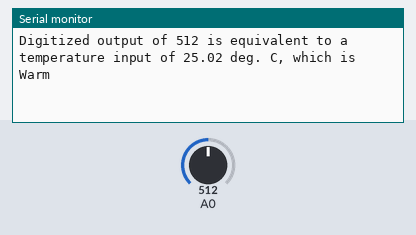
A program run on a simulated ESP8266 (Wemos D1 mini). Shown: the last lines printed to the serial monitor. The test bench sets the inputs (shaded band); at power-on: A0 = 512.

Above: at 2.8 s.
2.9 s: A0 set to 716
At 4.4 s:
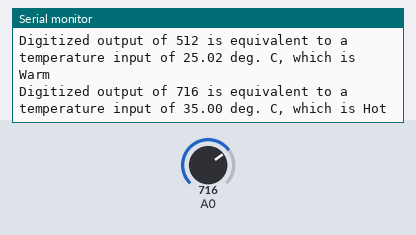
7.5 s: A0 set to 900
At 8.9 s:
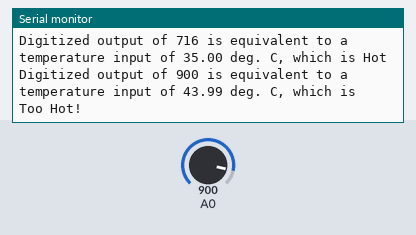
11.5 s: A0 set to 511
At 13.3 s:
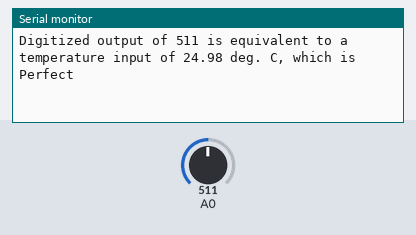
15.5 s: A0 set to 306
At 16.6 s:
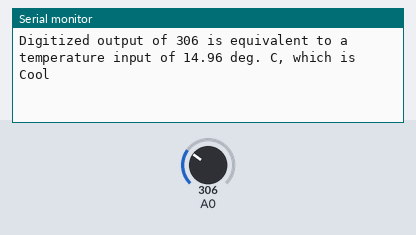
19.5 s: A0 set to 122
At 21.0 s:
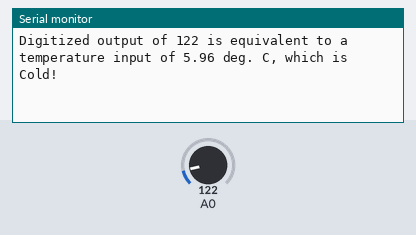

The program:

main.cpp
```cpp
/*
 * Statement of Authorship:
 * I, Joshi Prachi , student number 0316555, certify that this
 * material is my original work. No other person's work has been
 * used without due acknowledgement
 */
#include <Arduino.h>

void setup() {
  // configure the USB serial monitor
  Serial.begin(115200);
}

void loop() {
  int iVal;
  float fTemp;
  String sJudgement;

  // read digitized value from the D1 Mini's A/D convertor
  iVal = analogRead(A0);
  if (iVal > 1023) iVal = 1023;   // ESP8266 can return 1024

  // scale 0-1023 into 0-50 deg. C
  fTemp = iVal * 50.0 / 1023.0;

  // decide the judgement
  if (fTemp < 10)       sJudgement = "Cold!";
  else if (fTemp < 15)  sJudgement = "Cool";
  else if (fTemp < 25)  sJudgement = "Perfect";
  else if (fTemp < 30)  sJudgement = "Warm";
  else if (fTemp < 35)  sJudgement = "Hot";
  else                  sJudgement = "Too Hot!";

  // print to the USB port
  Serial.println("Digitized output of " + String(iVal) +
                 " is equivalent to a temperature input of " + String(fTemp, 2) +
                 " deg. C, which is " + sJudgement);

  // wait 2 seconds
  delay(2000);
}
```

Measured:
- after the input at 2.9 s, the serial monitor: prints a new line after 1.1 s (image 1)
- after the input at 7.5 s, the serial monitor: prints a new line after 0.51 s (image 2)
- after the input at 11.5 s, the serial monitor: prints a new line after 0.52 s (image 3)
- after the input at 15.5 s, the serial monitor: prints a new line after 0.52 s (image 4)
- after the input at 19.5 s, the serial monitor: prints a new line after 0.53 s (image 5)
